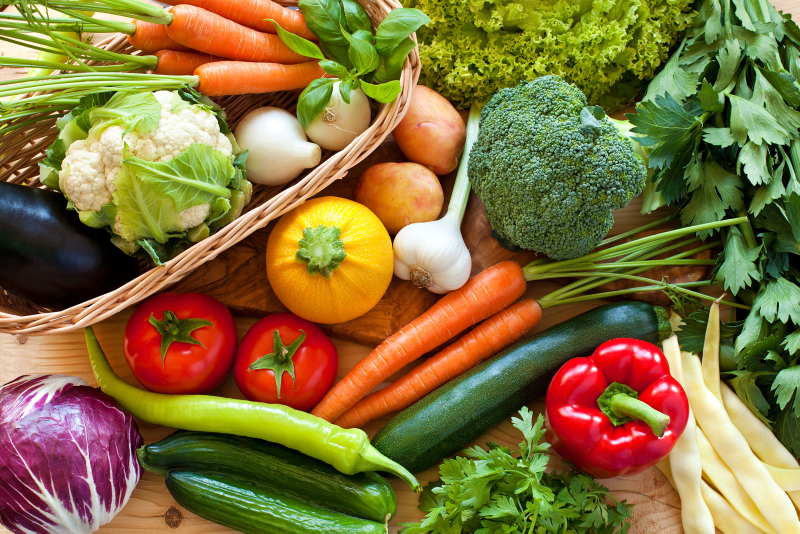
#> input picture Image.jpg, 1600 x 1067 px, found by its file name (shown at 1/2 size)
$ python image_seg_using_posn_Kmeans.py
#> lines starting #> are read from the running program, lines starting #| are printed output that depends on the picture
# -*- coding: utf-8 -*-
"""
Created on Mon Sep 15 13:26:34 2020

@author: vinayak
"""

import matplotlib.pyplot as plt
import cv2
import numpy as np

img_ = cv2.imread('image.jpg')
#> img_ is the input picture: shape (1067, 1600, 3); mean B, G, R 58.5, 112.5, 132.2
img_ = cv2.cvtColor(img_,cv2.COLOR_BGR2RGB)
original_shape = img_.shape
#> original_shape = (1067, 1600, 3)
print(img_.shape)
#| (1067, 1600, 3)

plt.imshow(img_) # as RGB Format
plt.show()
#Standardise image

img_dist = np.zeros(shape=(1067,1600,5))


for i in range(1067):
    for j in range(1600):
        for k in range(3):
            img_dist[i][j][k]=img_[i][j][k]
        img_dist[i][j][3] = (i/1067)*255
        img_dist[i][j][4] = (j/1600)*255

# Flattening of image
all_pixels = img_dist.reshape((-1,5))
print(all_pixels.shape)
#| (1707200, 5)

from sklearn.cluster import KMeans
dominant_colors = 4
km = KMeans(n_clusters=dominant_colors)
km.fit(all_pixels)

centers = km.cluster_centers_
centers = np.array(centers,dtype='uint8')

print(centers)

i = 1

plt.figure(0,figsize=(8,2))


colors = []

for each_col in centers:
    plt.subplot(1,8,i)
    plt.axis("off")
    i+=1

    colors.append(each_col[:3])

    #Color Swatch
    a = np.zeros((100,100,3),dtype='uint8')
    a[:,:,:] = each_col[:3]
    plt.imshow(a)

plt.show()
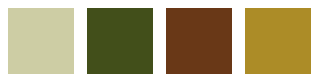
#> figure drawn by matplotlib, 4 panels

new_img_generated = np.zeros((1707200,3),dtype="uint8")
print(new_img_generated.shape)

for i in range(new_img_generated.shape[0]):
    new_img_generated[i] = colors[km.labels_[i]]

new_img_generated = new_img_generated.reshape((original_shape))
plt.imshow(new_img_generated)
plt.show()
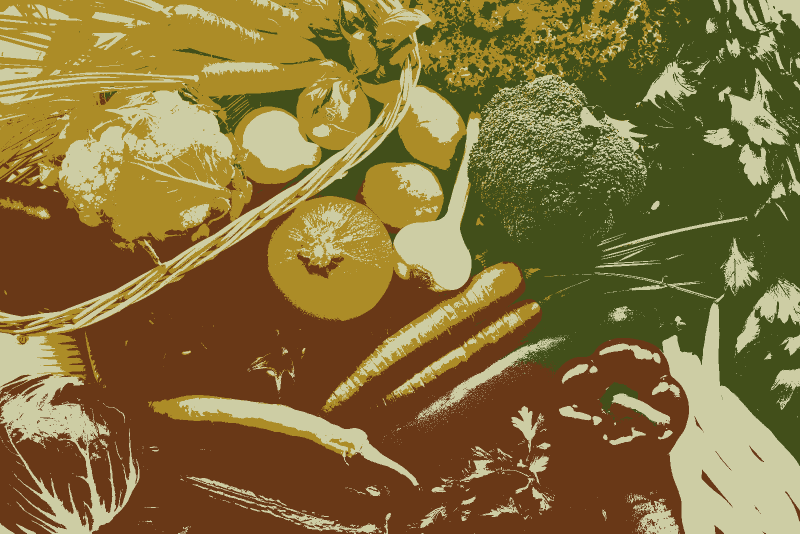
#> shown: shape (1067, 1600, 3) (shown at 1/2 size); mean R, G, B 131.8, 112, 58
